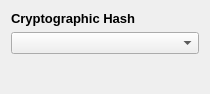
<?xml version="1.0" encoding="UTF-8"?>
<ui version="4.0">
 <class>StringBuilder::WidgetFileHashSetting</class>
 <widget class="QWidget" name="StringBuilder::WidgetFileHashSetting">
  <property name="geometry">
   <rect>
    <x>0</x>
    <y>0</y>
    <width>210</width>
    <height>94</height>
   </rect>
  </property>
  <property name="windowTitle">
   <string>Form</string>
  </property>
  <layout class="QVBoxLayout" name="verticalLayout">
   <item>
    <widget class="QLabel" name="label">
     <property name="font">
      <font>
       <pointsize>10</pointsize>
       <bold>true</bold>
      </font>
     </property>
     <property name="text">
      <string>Cryptographic Hash</string>
     </property>
    </widget>
   </item>
   <item>
    <widget class="QComboBox" name="comboBoxHashType"/>
   </item>
   <item>
    <widget class="StringBuilder::WidgetPositionFixer" name="widgetPositionFixer">
     <property name="frameShape">
      <enum>QFrame::Box</enum>
     </property>
     <property name="frameShadow">
      <enum>QFrame::Raised</enum>
     </property>
    </widget>
   </item>
   <item>
    <spacer name="verticalSpacer">
     <property name="orientation">
      <enum>Qt::Vertical</enum>
     </property>
     <property name="sizeHint" stdset="0">
      <size>
       <width>20</width>
       <height>7</height>
      </size>
     </property>
    </spacer>
   </item>
  </layout>
 </widget>
 <customwidgets>
  <customwidget>
   <class>StringBuilder::WidgetPositionFixer</class>
   <extends>QFrame</extends>
   <header>stringbuilder/widgets/widgetpositionfixer.h</header>
   <container>1</container>
  </customwidget>
 </customwidgets>
 <resources/>
 <connections/>
</ui>
